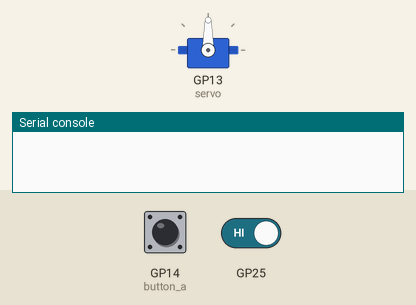
The program below on a simulated Raspberry Pi Pico running MicroPython. Parts: servo, the last lines printed to the serial console. Inputs (shaded band) come from the test bench; at power-on: GP14 (button_a) HIGH. Servo angles are drawn from the pulse width (0.5 ms = 0°, 2.5 ms = 180°).

Above: at 1.2 s.
1.3 s: on-board LED held down
At 2.27 s:
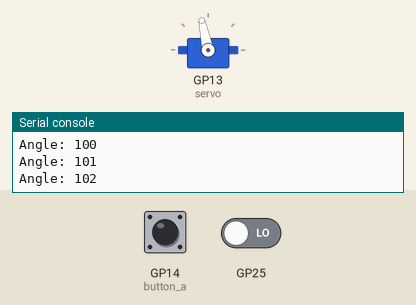
At 3.21 s:
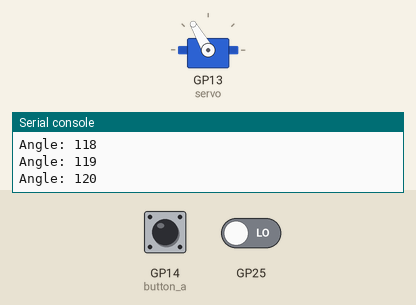
4.3 s: on-board LED released
At 5.4 s:
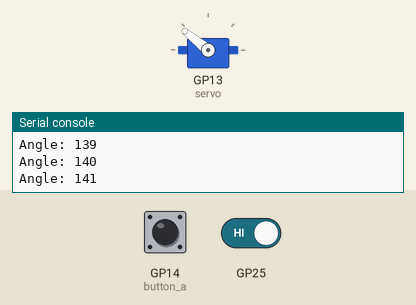
5.8 s: on-board LED held down
At 8.5 s:
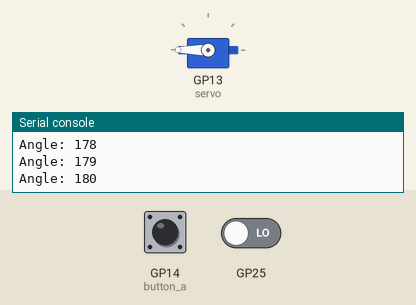
8.8 s: GP14 (button_a) pulled LOW for 1 s
11.8 s: GP14 (button_a) pulled LOW for 3.2 s
16.5 s: GP14 (button_a) driven LOW and GP25 (button_b) driven HIGH
Timing chart, 0 to 22.3 s (numbered marks = the images above; inputs shaded):
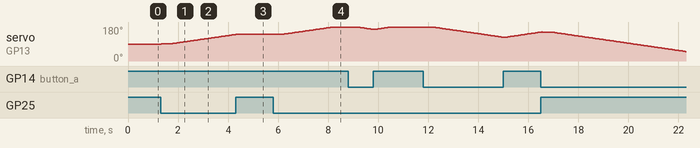

The program:

servo_button_control.py
```python
# Servo Controller (button version):
# Button A turns the servo one way, Button B turns it the other way.
# Tap for 1 degree, or hold the button down to keep moving.
import time
from machine import Pin, PWM
from button import Button

SERVO_PIN = 13
BUTTON_A_PIN = 14
BUTTON_B_PIN = 25

SERVO_MIN_NS = 500_000     # pulse width for 0 degrees
SERVO_MAX_NS = 2_500_000   # pulse width for 180 degrees
HOLD_DELAY_MS = 400        # how long to hold before it starts repeating
REPEAT_MS = 50             # while held, move 1 degree this often

servo = PWM(Pin(SERVO_PIN), freq=50, duty_u16=0)
button_a = Button(BUTTON_A_PIN)
button_b = Button(BUTTON_B_PIN)

angle = 90                 # start in the middle
held_since = 0             # when the current hold started
last_step = 0              # when we last moved while holding


def set_angle(new_angle):
    pulse = SERVO_MIN_NS + (SERVO_MAX_NS - SERVO_MIN_NS) * new_angle // 180
    servo.duty_ns(pulse)


def move(step):
    global angle
    # clamp keeps the angle between 0 and 180
    new_angle = max(0, min(180, angle + step))
    if new_angle != angle:
        angle = new_angle
        set_angle(angle)
        print("Angle:", angle)


def check_button(button, step):
    global held_since, last_step
    now = time.ticks_ms()
    if button.was_pressed():
        move(step)                 # a tap moves 1 degree
        held_since = now
        last_step = now
    elif button.is_down():
        held_for = time.ticks_diff(now, held_since)
        since_step = time.ticks_diff(now, last_step)
        if held_for > HOLD_DELAY_MS and since_step >= REPEAT_MS:
            move(step)             # still held: keep moving
            last_step = now


set_angle(angle)

while True:
    check_button(button_a, -1)
    check_button(button_b, +1)
    time.sleep_ms(5)
```

button.py
```python
# button.py - a debounced push button you can reuse in any project.
#
# Wiring: one leg of the button to a GPIO pin, the other leg to GND.
# The internal pull-up resistor keeps the pin at 1 until the button
# is pressed, which connects it to GND and makes it read 0.
#
# Usage:
#   from button import Button
#   button = Button(14)
#   while True:
#       if button.was_pressed():
#           print("Pressed!")

import time
from machine import Pin


class Button:
    def __init__(self, pin_number, debounce_ms=30):
        self.pin = Pin(pin_number, Pin.IN, Pin.PULL_UP)
        self.debounce_ms = debounce_ms
        self._last_reading = self.pin.value()
        self._stable_value = self._last_reading
        self._changed_at = time.ticks_ms()
        self._pressed = False

    def _update(self):
        # Only trust a new reading once it has stayed the same for
        # debounce_ms. That ignores the "bounces" a button makes
        # for a few milliseconds when it is pushed or released.
        reading = self.pin.value()
        now = time.ticks_ms()
        if reading != self._last_reading:
            self._last_reading = reading
            self._changed_at = now
        elif (reading != self._stable_value
              and time.ticks_diff(now, self._changed_at) >= self.debounce_ms):
            self._stable_value = reading
            if reading == 0:
                self._pressed = True

    def was_pressed(self):
        # True once for each push, no matter how long it is held down.
        self._update()
        if self._pressed:
            self._pressed = False
            return True
        return False

    def is_down(self):
        # True for as long as the button is held down.
        self._update()
        return self._stable_value == 0
```

Measured:
- after the input at 1.3 s, servo on GP13 (servo): moves from 90° to 140° over 2.9 s, starting at once
- after the input at 4.3 s, servo on GP13 (servo): goes on until 4.3 s, then stays 141°
- after the input at 5.8 s, servo on GP13 (servo): moves from 141° to 180° over 2.3 s, starting at once
